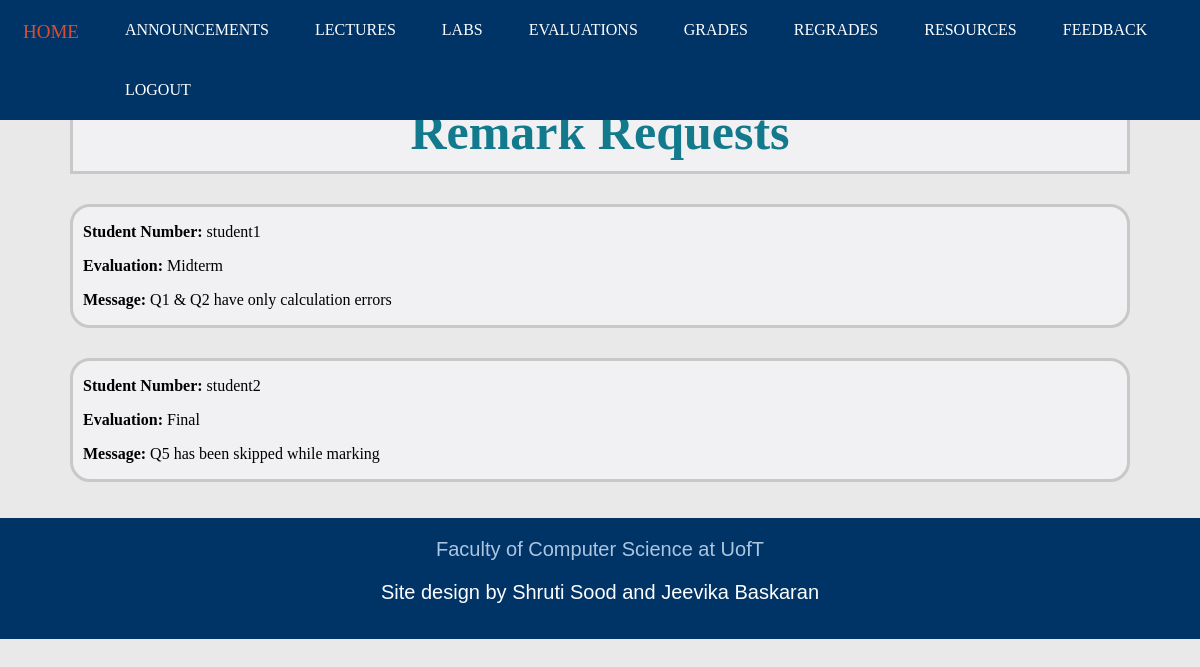
Before: /regrades_i.html (signed in) with the older database file.
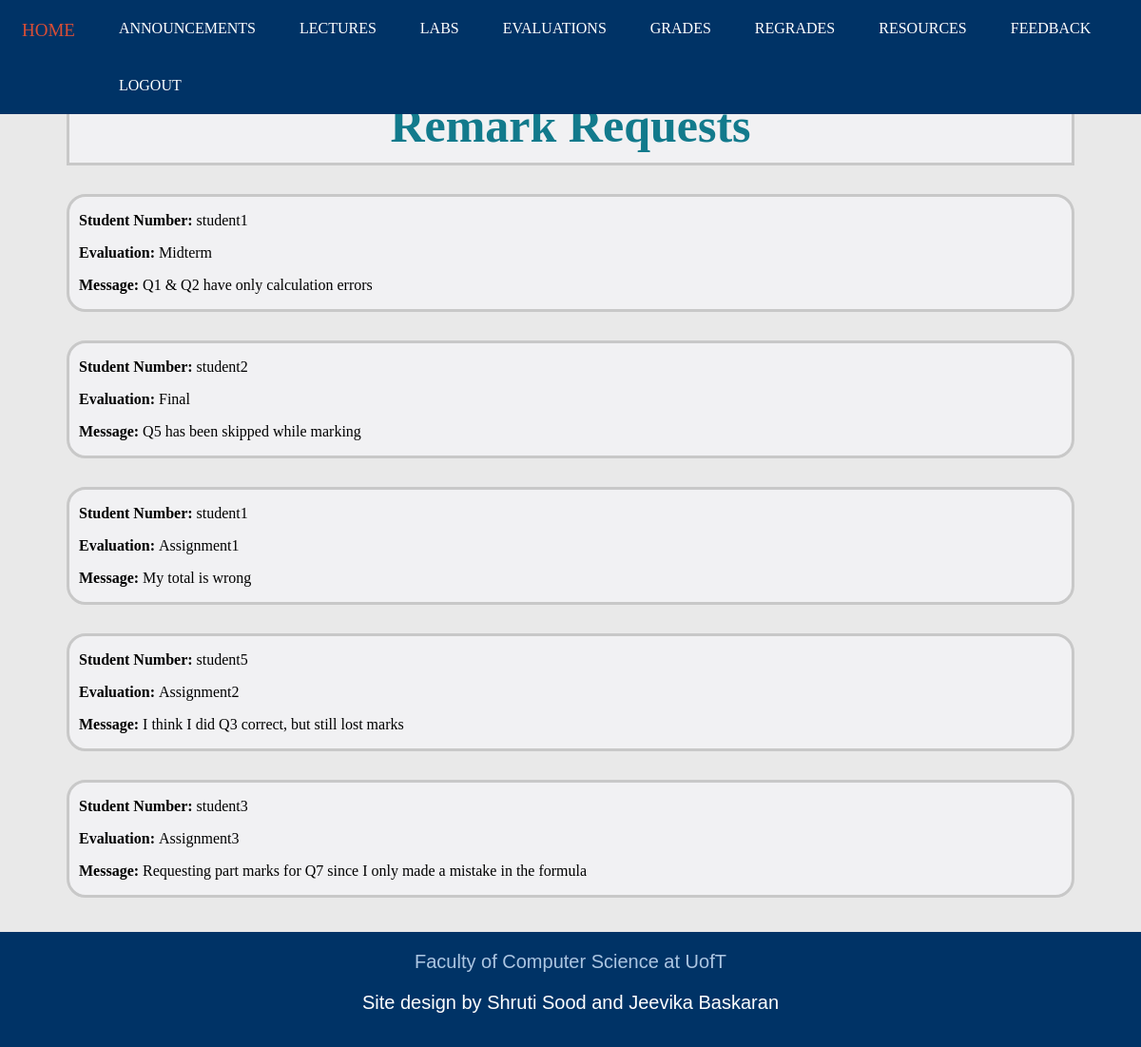
After: the same page with the newer database file.
### tables this page shows
CREATE TABLE "RemarkRequests" (
	"UtorID"	TEXT,
	"Evaluation"	TEXT,
	"Reason"	TEXT
);

### app.py (the view)
@app.route('/regrades_i.html')
def regrades_i():
    if session.get('current_login') == None:
        return render_template('login.html')
    else:
        if session.get('login_type') == 'instructor':
            sql = """ SELECT * FROM RemarkRequests """
            requests = db.engine.execute(text(sql))
            return render_template('regrades_i.html', requests = requests)
        else :
            return render_template('login.html')

### templates/regrades_i.html (shortened to what this page needs)
<!DOCTYPE html>
<html>
<head>
	<link rel="stylesheet" type="text/css" href="static/StyleSheets/regrades_i.css">
	<link rel="stylesheet" type="text/css" href="static/StyleSheets/headerfooter.css">
</head>
<body>
	<div class = "navbar">
		<a href="index_i.html">HOME</a>
		<a href="announcements_i.html">ANNOUNCEMENTS</a>
		<a href="lectures_i.html">LECTURES</a>
		<a href="labs_i.html">LABS</a>
		<a href="evaluations_i.html">EVALUATIONS</a>
		<a href="grades_i.html">GRADES</a>
		<a href="regrades_i.html">REGRADES</a>
		<a href="resources_i.html">RESOURCES</a>
		<a href="feedback_i.html">FEEDBACK</a>
		<a href="logout">LOGOUT</a>
	</div>
	<div class = "title">
		<section class="title_sec">
			<h1>Remark Requests</h1>
		</section>
	</div>
	{% for request in requests %}
	<div class = "requests">
		<section class="request">
			<p><strong>Student Number:</strong> {{ request['UtorID'] }} </p>
			<p><strong>Evaluation: </strong> {{ request['Evaluation'] }}</p>
			<p> <strong>Message: </strong> {{ request['Reason'] }} <p>
		</section>
	</div>
	{% endfor %}
	<br><br>
	<div class = "footer">
		<a href="https://web.cs.toronto.edu/" target="_blank">Faculty of Computer Science at UofT</a>
		<p>Site design by Shruti Sood and Jeevika Baskaran</p>
	</div>
</body>
</html>

### static/StyleSheets/regrades_i.css (style rules this page uses)
.title { margin-top: 90px; background-color: #F1F1F3; margin-left: 70px; margin-right: 70px; }
.title_sec { padding-left: 10px; padding-right: 10px; border: solid; border-color: #C8C8C8; display: block; }
.title_sec h1 { color: #127a8c; font-size: 50px; text-align: center; margin:10px; }
.requests { margin-top: 30px; margin-left: 70px; margin-right: 70px; }
.request { padding-left: 10px; padding-right: 10px; border: solid; border-color: #C8C8C8; display: block; border-radius: 20px; background-color: #F1F1F3; }

### static/StyleSheets/headerfooter.css (style rules this page uses)
body { margin:0px; border:0px; padding:0px; background-color: #E9E9E9; }
.navbar { background-color: #003366; position: fixed; top: 0; overflow: hidden; width: 100%; }
.navbar a { float: left; color: white; text-align: center; padding: 21px 23px; text-decoration: none; font-size: 16px; }
.footer { background-color: #003366; overflow: hidden; min-height: 12vh; padding-top: 20px; padding-bottom: 5px; font-family:'Poppins', sans-serif; text-align: center; }
.footer a { color: #ACC6E2; padding-top: : 20px; text-decoration: none; font-size: 20px; }
.footer p { color: white; font-size: 20px; }

Changed rows visible on the page:
added RemarkRequests: UtorID "student1", Evaluation "Assignment1", Reason "My total is wrong"
added RemarkRequests: UtorID "student5", Evaluation "Assignment2", Reason "I think I did Q3 correct, but still lost marks"
added RemarkRequests: UtorID "student3", Evaluation "Assignment3", Reason "Requesting part marks for Q7 since I only made a mistake in the formula"
